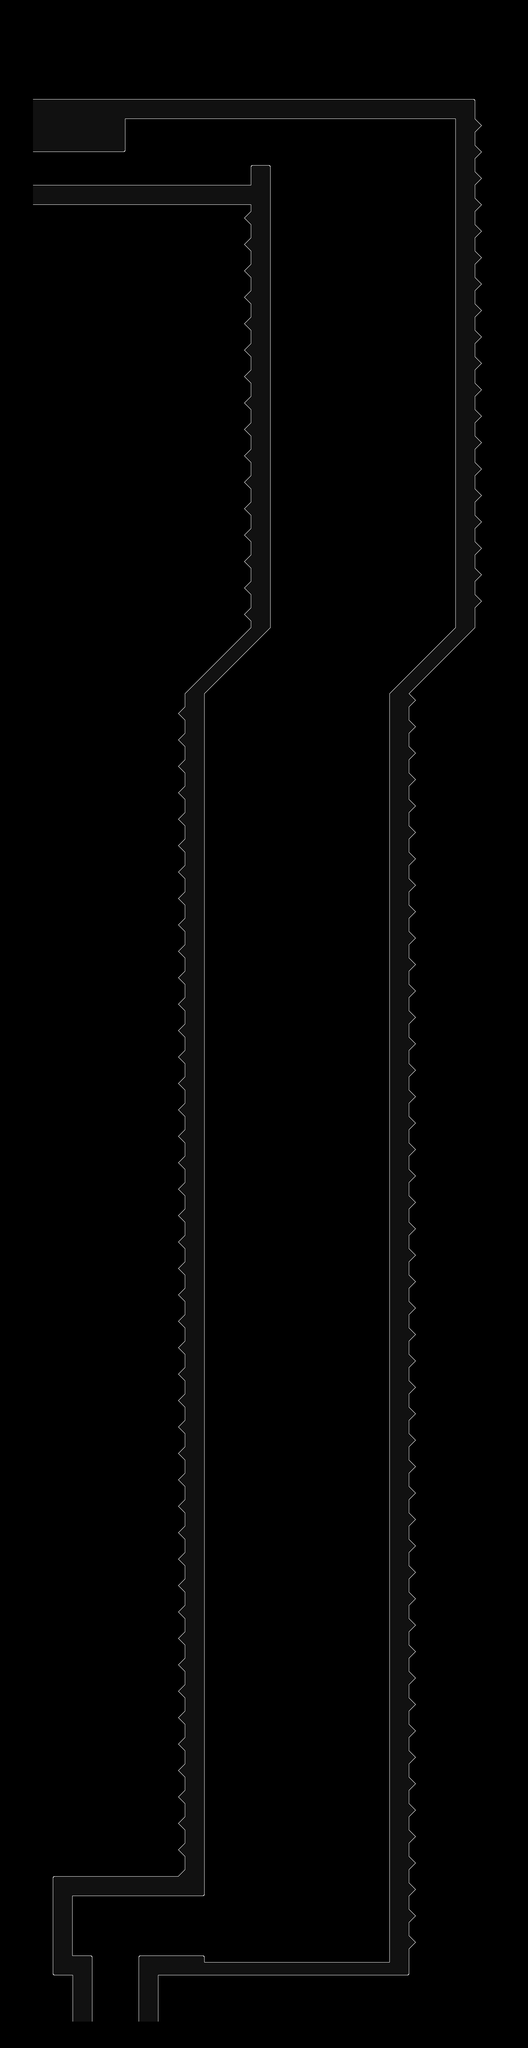

A 2D game scene composited from a Tiled map and its tileset images. What follows is a short description and the map's XML, with each tile layer's data collapsed to a summary:
An orthogonal 80x310 tile map with 32x32 px tiles, 1 tile layer (Tile Layer 1) and 93 objects (19x Redirecttrigger, 9x Multitrigger, 9x Dummy, 8x Platform, 7x Sensor, ...).

<map version="1.8" tiledversion="1.8.4" orientation="orthogonal" renderorder="right-down" compressionlevel="0" width="80" height="310" tilewidth="32" tileheight="32" infinite="0" nextlayerid="5" nextobjectid="103">
 <properties>
  <property name="music" value="LEVEL_PLENUM_CHAMBER" />
  <property name="startUI" value="PLENUM CHAMBER,EMPTY,SCRAP" />
 </properties>
 <tileset firstgid="1" source="main_0.tsx" />
 <layer id="1" name="Tile Layer 1" width="80" height="310">
  <data>[24800 cells, 2507 non-empty, 17 distinct tile ids]</data>
 </layer>
 <objectgroup id="2" name="collision-layer">
  <object id="1" x="160" y="736">
   <polyline points="0,0 448,0 448,-160 2048,-160 2048,2304 1728,2624 1728,8768 832,8768 832,8736 512,8736 512,9056 288,9056 288,8736 192,8736 192,8448 832,8448 832,2624 1152,2304 1152,64 1056,64 1056,160 0,160 0,0" />
  </object>
 </objectgroup>
 <objectgroup id="4" name="event-layer">
  <object id="2" name="Sensor" type="Sensor" x="160" y="736" width="96" height="160">
   <properties>
    <property name="triggeredId" value="" />
    <property name="triggeringId" value="warp1" />
   </properties>
  </object>
  <object id="3" name="Start" type="Start" x="288" y="832" width="32" height="32">
   <properties>
    <property name="startId" value="start0" />
    <property name="triggeredId" value="" />
    <property name="triggeringId" value="enterfromtop" />
   </properties>
  </object>
  <object id="4" name="Warp" type="Warp" x="96" y="800" width="32" height="32">
   <properties>
    <property name="level" value="PLENUMCHAMBER2" />
    <property name="startId" value="start1" />
    <property name="triggeredId" value="warp1" />
   </properties>
  </object>
  <object id="5" name="Multitrigger" type="Multitrigger" x="160" y="352" width="32" height="32">
   <properties>
    <property name="triggeredId" value="enterfromtop" />
    <property name="triggeringId" value="setcamera,deletebot1,deletebot2,deletebot3,deletebot4,deletebot5" />
   </properties>
  </object>
  <object id="6" name="Multitrigger" type="Multitrigger" x="224" y="352" width="32" height="32">
   <properties>
    <property name="triggeredId" value="setcamera" />
    <property name="triggeringId" value="bounds1,bounds2,cameramain" />
   </properties>
  </object>
  <object id="7" name="Multitrigger" type="Multitrigger" x="160" y="416" width="32" height="32">
   <properties>
    <property name="triggeredId" value="enterfrombottom" />
    <property name="triggeringId" value="setcamera,deletetop1,deletetop2,deletetop3,deletetop4,deletetop5,setbotcamerapoint,push1,deletetopspawn1,deletetopspawn2,deletetopspawn3,deletetopspawn4,deletetopspawn5,deletetopspawn6,deletetopspawn7" />
   </properties>
  </object>
  <object id="8" name="Platform" type="Platform" x="1280" y="800" width="960" height="32">
   <properties>
    <property name="default" type="bool" value="false" />
    <property name="independent" type="bool" value="false" />
    <property name="sync" value="ALL" />
    <property name="synced" type="bool" value="true" />
    <property name="triggeredId" value="platformtop" />
   </properties>
  </object>
  <object id="10" name="MovePoint" type="MovePoint" x="1584" y="800" width="32" height="32">
   <properties>
    <property name="connections" value="platformtop,platformtopceiling,platformtopwall,camerashaftpoint,ea1,ea2,ea3,ea4,ea5,ea6,ea7" />
    <property name="independent" type="bool" value="false" />
    <property name="speed" type="float" value="6" />
    <property name="triggeredId" value="movetop" />
   </properties>
  </object>
  <object id="11" name="Dummy" type="Dummy" x="1584" y="3008" width="32" height="32">
   <properties>
    <property name="triggeredId" value="top1" />
    <property name="triggeringId" value="top2" />
   </properties>
  </object>
  <object id="12" name="Dummy" type="Dummy" x="1264" y="3328" width="32" height="32">
   <properties>
    <property name="triggeredId" value="top2" />
    <property name="triggeringId" value="top3" />
   </properties>
  </object>
  <object id="13" name="Dummy" type="Dummy" x="1264" y="9472" width="32" height="32">
   <properties>
    <property name="triggeredId" value="top3" />
    <property name="triggeringId" value="" />
   </properties>
  </object>
  <object id="14" name="Sensor" type="Sensor" x="1376" y="792" width="832" height="8">
   <properties>
    <property name="triggeredId" value="platformtopsensor" />
    <property name="triggeringId" value="begindescent" />
   </properties>
  </object>
  <object id="15" name="Multitrigger" type="Multitrigger" x="2400" y="768" width="32" height="32">
   <properties>
    <property name="triggeredId" value="descend" />
    <property name="triggeringId" value="lockshafttop,tofloor1,arenalock" />
   </properties>
  </object>
  <object id="16" name="Prefab" type="PrefabLimit" x="2336" y="768" width="32" height="32">
   <properties>
    <property name="limit" type="int" value="1" />
    <property name="prefabId" value="Limit" />
    <property name="triggeredId" value="begindescent" />
    <property name="triggeringId" value="descend" />
   </properties>
  </object>
  <object id="17" name="Redirecttrigger" type="Redirecttrigger" x="2400" y="832" width="32" height="32">
   <properties>
    <property name="blameId" value="top1" />
    <property name="triggeredId" value="tofloor1" />
    <property name="triggeringId" value="movetop" />
   </properties>
  </object>
  <object id="18" name="Platform" type="Platform" x="1280" y="192" width="960" height="32">
   <properties>
    <property name="default" type="bool" value="false" />
    <property name="independent" type="bool" value="false" />
    <property name="sync" value="ALL" />
    <property name="synced" type="bool" value="true" />
    <property name="triggeredId" value="platformtopceiling" />
   </properties>
  </object>
  <object id="19" name="EventMove" type="EventMove" x="1248" y="672" width="32" height="32">
   <properties>
    <property name="gravity" type="float" value="0" />
    <property name="triggeredId" value="lockshafttop" />
    <property name="triggeringId" value="door1" />
   </properties>
  </object>
  <object id="20" name="Platform" type="Platform" x="256" y="64" width="96" height="224">
   <properties>
    <property name="default" type="bool" value="false" />
    <property name="independent" type="bool" value="false" />
    <property name="sync" value="ALL" />
    <property name="synced" type="bool" value="true" />
    <property name="triggeredId" value="door1" />
   </properties>
  </object>
  <object id="22" name="Bounds" type="Bounds" x="256" y="480" width="32" height="32">
   <properties>
    <property name="left" type="bool" value="true" />
    <property name="spectator" type="bool" value="true" />
    <property name="triggeredId" value="bounds2" />
    <property name="up" type="bool" value="true" />
   </properties>
  </object>
  <object id="23" name="Bounds" type="Bounds" x="2048" y="9664" width="32" height="32">
   <properties>
    <property name="down" type="bool" value="true" />
    <property name="right" type="bool" value="true" />
    <property name="spectator" type="bool" value="true" />
    <property name="triggeredId" value="bounds1" />
   </properties>
  </object>
  <object id="25" name="Camera" type="Camera" x="288" y="352" width="32" height="32">
   <properties>
    <property name="triggeredId" value="cameramain" />
    <property name="triggeringId" value="" />
    <property name="zoom" type="float" value="1" />
   </properties>
  </object>
  <object id="26" name="Bounds" type="Bounds" x="160" y="160" width="32" height="32">
   <properties>
    <property name="left" type="bool" value="true" />
    <property name="triggeredId" value="bounds3" />
    <property name="up" type="bool" value="true" />
   </properties>
  </object>
  </objectgroup>
</map>
<!-- 70 of 93 objects omitted -->
